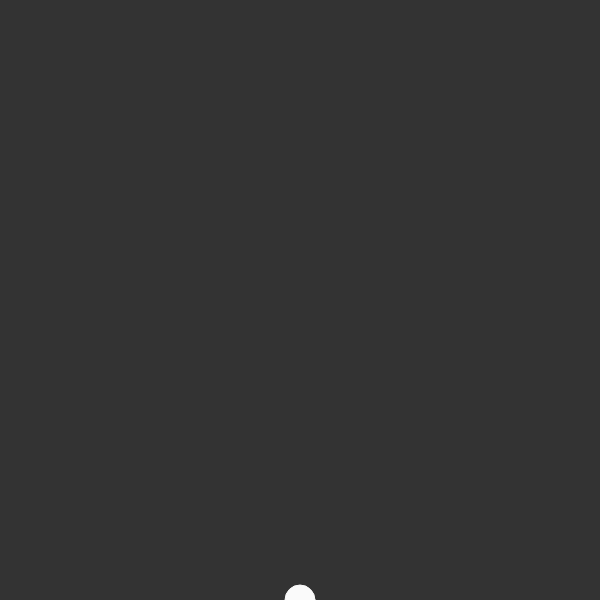
Frame 1 (no input)
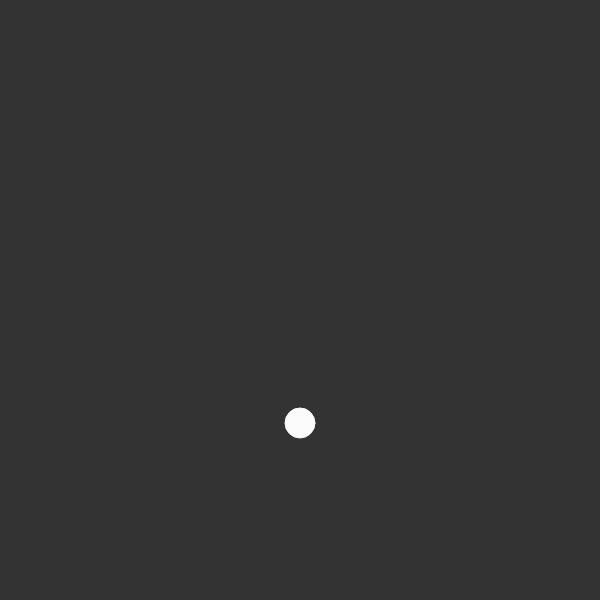
Frame 60 (no input)
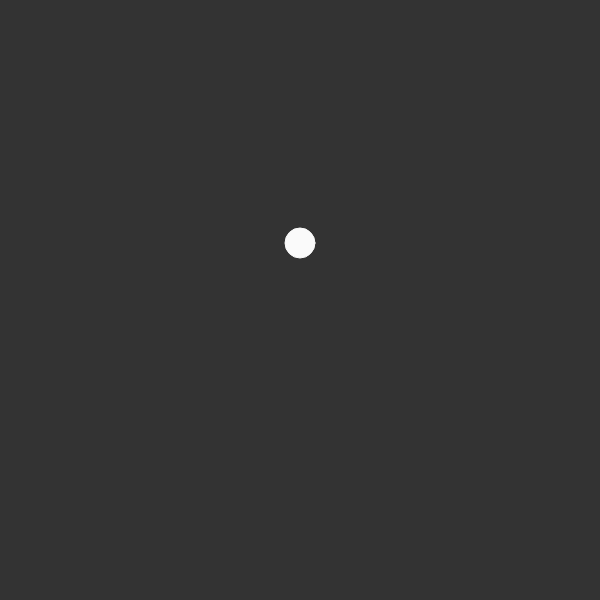
Frame 120 (the mouse pressed at the canvas centre since frame 60)

The p5.js sketch that drew these frames (run headless with seeded random() and noise() and a simulated clock; from frame 60 on, the mouse is pressed at the canvas centre):

// p5.js sketch
// ── sketch.js

var x, y;

function setup() {
  createCanvas(600, 600);
  x = width / 2;
  y = height;
}

function draw() {
  background(51);
  
 
  stroke(250);
  fill(250);
  ellipse(x, y, 30, 30);
  
  y = y - 3;
  
  if (y < 0) {
    y = height;
  }
}
